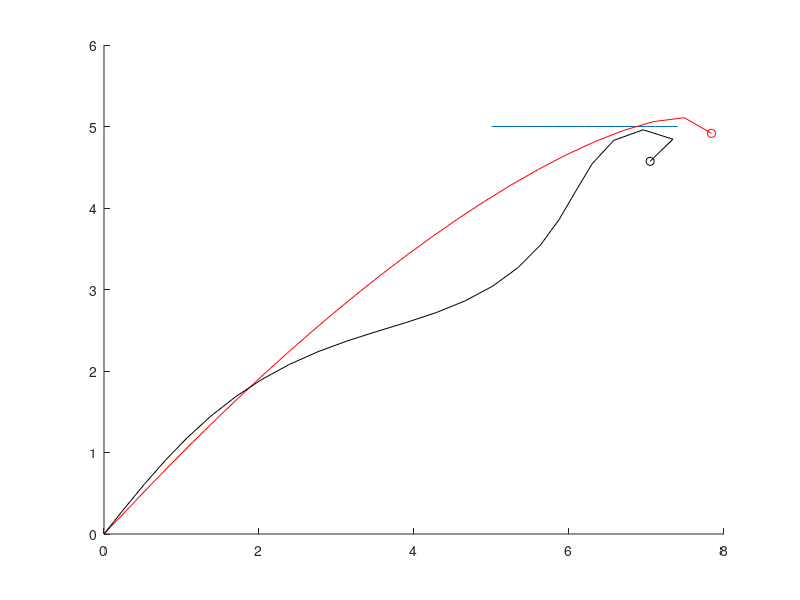

MATLAB code to generate this figure:
function [] =Test()

MinDist = 0.05;
t= 0:0.01:5;
x0Prey = 5;
y0Prey = 5;
V0Prey= 0.1;
xPrey= [x0Prey, zeros(1,length(t)-1)];
yPrey= [y0Prey, zeros(1,length(t)-1)];
Teta0Prey= -0;
DTetaPrey= zeros(1,length(t)); % randn(1,length(t))*pi/36;
TetaPrey = [Teta0Prey,  zeros(1,length(t)-1)];

V0Hunter= 0.4;
x0Hunter = 0;
y0Hunter = 0;
xHunterPT = [x0Hunter, zeros(1,length(t)-1)];
yHunterPT = [y0Hunter, zeros(1,length(t)-1)];
xHunterPN = xHunterPT;
yHunterPN = yHunterPT;

Lamda0 =   atan((y0Prey-y0Hunter)/(x0Prey-x0Hunter));
Distance0 = sqrt((y0Prey-y0Hunter)^2+(x0Prey-x0Hunter)^2);
Delta0 = pi/36; % asin(V0Prey/V0Hunter*sin(TetaPrey));
Lamda = [Lamda0, zeros(1,length(t)-1)];
Delta = [Delta0, zeros(1,length(t)-1)];
DistancePT = [Distance0, -1*ones(1,length(t)-1)];
DistancePN = [Distance0, -1*ones(1,length(t)-1)];
MinDistanceAchievedPT =   Distance0;
MinDistanceAchievedPN = Distance0;

TetaHunterPN = [Lamda0+ Delta0, zeros(1,length(t)-1)]; % Parralel Navigation
TetaHunterPT = [Lamda0, zeros(1,length(t)-1)]; % Pure TRcking

CatchFlagPT = 0; MissFlagPT=0;
xCatchPT = [];
yCatchPT = [];
TimeOfCatchPT=[];
TimeOfMissPT =[];xMissPT=[]; yMissPT=[];

CatchFlagPN = 0; MissFlagPN=0;
xCatchPN = [];
yCatchPN = [];
TimeOfCatchPN=[];
TimeOfMissPN =[];xMissPN=[]; yMissPN=[];


VHunter = V0Hunter*ones(1,length(t));

DeltaPT=0;
RPN(1) = Distance0;
dRPN(1) =0;
%%%%% Pure Tracking
for n= 1:length(t)-1
    DistancePT(n) = sqrt( (yPrey(n)-yHunterPT(n))^2 + (xPrey(n)-xHunterPT(n))^2 );
%     DistancePN(n) = sqrt( (yPrey(n)-yHunterPN(n))^2 + (xPrey(n)-xHunterPN(n))^2 );
    if DistancePT(n)<= MinDist % Catch
        CatchFlagPT =1;
        TimeOfCatchPT = [TimeOfCatchPT, n];
        xCatchPT = [xCatchPT, xHunterPT(n)];
        yCatchPT = [yCatchPT, yHunterPT(n)];
%         break
    end % Distace
    % MISS
    MinDistanceAchievedPT = min(MinDistanceAchievedPT , DistancePT(n));
    DDistPT =DistancePT(n)- DistancePT(max(1,n-1));
    
    xPrey(n+1) = xPrey(n)+ V0Prey*cos(TetaPrey(n));
    yPrey(n+1) = yPrey(n)+ V0Prey*sin(TetaPrey(n));
    TetaPrey(n+1) = TetaPrey(n)+ DTetaPrey(n);
    
    if DDistPT >0 && DistancePT(n) >= 2*MinDistanceAchievedPT % The distnce encreeasing
        MissFlagPT = 1;
        TimeOfMissPT = [TimeOfMissPT, n];
        xMissPT = [xMissPT, xHunterPT(n)];
        yMissPT = [yMissPT, yHunterPT(n)];
%         break
    end % DDIST
    
    
    LamdaPT(n+1) = atan((yPrey(n)-yHunterPT(n))/(xPrey(n)-xHunterPT(n))); % the Spatial angle betwwen prey and Hunter
    TetaHunterPT(n+1) = LamdaPT(n+1);
    xHunterPT(n+1) = xHunterPT(n)+ VHunter(n)*cos(TetaHunterPT(n)-DeltaPT);
    yHunterPT(n+1) = yHunterPT(n)+ VHunter(n)*sin(TetaHunterPT(n)-DeltaPT);
    
    DistancePN(n) = sqrt( (yPrey(n)-yHunterPN(n))^2 + (xPrey(n)-xHunterPN(n))^2 );
    if DistancePN(n)<= MinDist % Catch
        CatchFlagPN =1;
        TimeOfCatchPN = [TimeOfCatchPN, n];
        xCatchPN = [xCatchPN, xHunterPN(n)];
        yCatchPN = [yCatchPN, yHunterPN(n)];
        break
    end % Distace
      % MISS
    
    MinDistanceAchievedPN = min(MinDistanceAchievedPN , DistancePN(n));
    DDistPN =DistancePN(n)- DistancePN(max(1,n-1));
    if DDistPN >0 && DistancePN(n) >= 2*MinDistanceAchievedPN % The distnce encreeasing
        MissFlagPN = 1;
        TimeOfMissPN = [TimeOfMissPN, n];
        xMissPN = [xMissPN, xHunterPN(n)];
        yMissPN = [yMissPN, yHunterPN(n)];
        break
    end % DDIST
% % % % % % % % % % %     Teta(n) = TetaPrey(n) - Lamda0;
% % % % % % % % % % %     drPN(n) = V0Prey*cos(Teta(n))-V0Hunter*cos(Delta(n));
% % % % % % % % % % %     rPN(n+1) = rPN(n)+drPN(n);
% % % % % % % % % % %     dLamda(n) = 1./rPN(n)*(V0Prey*sin(Teta(n))-V0Hunter*sin(Delta(n)));
% % % % % % % % % % %     Delta(n+1) = Delta(n)+ dLamda(n);
% % % % % % % % % % % %     dDelta(n) =  -1*dLamda(n);    
% % % % % % % % % % %     TetaHunterPN(n+1) = Lamda0+ Delta(n+1); %N=1
% % % % % % % % % % % %     Delta(n+1) = Delta(n)+ dDelta(n);
% % % % % % % % % % % %     dTetaHunter(n) = -2.25*V0Hunter / Distance0 * sin(Lamda0) * (DistancePN(n)/Distance0)^1;
% % % % % % % % % % % %     TetaHunterPN(n+1) = TetaHunterPN(n)+dTetaHunterPN(n);
% % % % % % % % % % % %     LamdaPN(n+1) = atan((yPrey(n)-yHunterPN(n))/(xPrey(n)-xHunterPN(n)));
% % % % % % % % % % % %     dLamda(n) = LamdaPN(n+1)- LamdaPN(n);
% % % %     Teta(n) = TetaPrey(n) - Lamda0;
% % % %     dRPN(n) = V0Prey*cos(Teta(n)) - V0Hunter*cos(Delta(n));
% % % %     RPN(n+1) = RPN(n)+ dRPN(n);
% % % %     dLamda(n) = 1/DistancePN(n) * (V0Prey*sin(Teta(n)) - V0Hunter*sin(Delta(n)));
% % % %     Delta(n+1) = Delta(n)+dLamda(n); 
% % % %     TetaHunterPN(n+1) = TetaHunterPN(n)+ dLamda(n);
    
    Lamda(n) =   atan((yPrey(n)-yHunterPN(n))/(xPrey(n)-xHunterPN(n)));
    dDelta(n) =  Lamda0- Lamda(n);
    TetaHunterPN(n+1) = TetaHunterPN(n) - dDelta(n);
    xHunterPN(n+1) = xHunterPN(n)+ VHunter(n)*cos(TetaHunterPN(n+1));
    yHunterPN(n+1) = yHunterPN(n)+ VHunter(n)*sin(TetaHunterPN(n+1));
end % nn

% xPrey = xPrey(IndPT);
% yPrey = yPrey(IndPT);


IndPT = find(DistancePT >= 0);
DistancePT = DistancePT(IndPT);
xHunterPT = xHunterPT(IndPT);
yHunterPT = yHunterPT(IndPT);
TetaHunterPT = TetaHunterPT(IndPT);

IndPN = find(DistancePN >= 0);
DistancePN = DistancePN(IndPN);
xHunterPN = xHunterPN(IndPN);
yHunterPN = yHunterPN(IndPN);
TetaHunterPN = TetaHunterPN(IndPT);



figure
hold on
plot(xPrey(1:n),yPrey(1:n))
plot(xHunterPT,yHunterPT,'r')
if CatchFlagPT
    plot(xCatchPT,yCatchPT,'r*')
end  
if MissFlagPT
    plot(xMissPT,yMissPT,'ro')
end

plot(xHunterPN,yHunterPN,'k')
if CatchFlagPN
    plot(xCatchPN,yCatchPN,'k*')
end  
if MissFlagPN
    plot(xMissPN,yMissPN,'ko')
end


end
